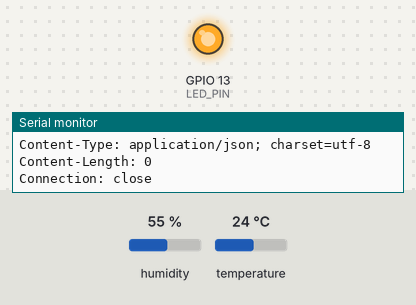
Bench run of a sketch on a simulated ESP32. Parts: output pins drawn as LEDs (lit = HIGH), the last lines printed to the serial monitor. Inputs (shaded band) come from the test bench; at power-on: humidity 55 %, temperature 24 °C. WiFi joins after 1.5 s; servers stay silent unless stated; uploads are accepted with an empty reply.

Above: at 2.7 s.
At 13.4 s:
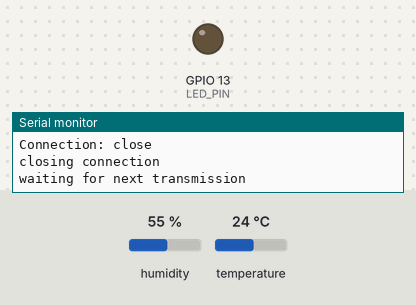
Timing chart, 0 to 29.8 s (numbered marks = the images above):
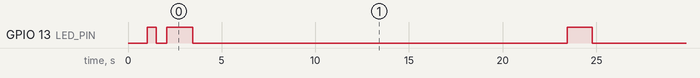

Measured:
- by itself, GPIO 13 (LED_PIN): repeats every 21.4 s: HIGH 1.4 s, LOW 20.0 s

The sketch:

datalogger_test.ino
```cpp
// Visual Micro is in vMicro>General>Tutorial Mode
//
/*
    Name:       datalogger_test.ino
    Created:	1/6/2022 4:43:21 PM
    Author:     KERECIS\bkr
*/

// Define User Types below here or use a .h file
//
#include <WiFi.h>
#include <Adafruit_Sensor.h>
#include <DHT.h>
#include <DHT_U.h>


// Network information
const char* ssid = "kerecis_staff";
const char* password = "0xt38Rpz71uiXG1qAFBTx126hNviS";

const char* server = "192.168.22.29";
const int hostPort = 80;


#define BUTTON_PIN  0
#define LED_PIN     13
#define DHTPIN      A0     // Digital pin connected to the DHT sensor


#define DHTTYPE    DHT22     // DHT 22 (AM2302)
DHT_Unified dht(DHTPIN, DHTTYPE);
uint32_t delayMS;

float Temp = 0.00, Humid = 0.00;


// functions
void connectToWiFi(const char* ssid, const char* pwd);
void requestURL(const char* host, uint8_t port);
void printLine();


void setup()
{
    Serial.begin(9600);
    pinMode(BUTTON_PIN, INPUT_PULLUP);
    pinMode(LED_PIN, OUTPUT);
    delay(500);
    // Connect to the WiFi network (see function below loop)
    connectToWiFi(ssid, password);

    digitalWrite(LED_PIN, LOW); // LED off
    Serial.print("Press button 0 to connect to ");
    Serial.println(server);

    dht.begin();
    sensor_t sensor;
    dht.temperature().getSensor(&sensor);
    delayMS = sensor.min_delay / 100;
}


void loop()
{
    sensors_event_t event;
    dht.temperature().getEvent(&event);
    if (isnan(event.temperature))   {
        // send error message
        Serial.println("temp error\n");
    }
    else {
        // send temperature -> event.temperature
        Temp = event.temperature;
    }
    dht.humidity().getEvent(&event);
    if (isnan(event.relative_humidity)) {
        // send error message
        Serial.println("humid error\n");
    }
    else {
        // send humidity -> event.relative_humidity
        Serial.print("\t");
        Humid = event.relative_humidity;
    }
    Serial.println("Sending T & H");
    Serial.print(Temp);
    Serial.print(" ,  ");
    Serial.println(Humid);
    digitalWrite(LED_PIN, HIGH); // Turn on LED
    requestURL(server, hostPort);
    digitalWrite(LED_PIN, LOW); // Turn off LED

    Serial.println("waiting for next transmission");
    delay(delayMS);


}

void connectToWiFi(const char* ssid, const char* pwd)
{
    int ledState = 0;

    printLine();
    Serial.println("Connecting to WiFi network: " + String(ssid));

    WiFi.begin(ssid, pwd);

    while (WiFi.status() != WL_CONNECTED)
    {
        // Blink LED while we're connecting:
        digitalWrite(LED_PIN, ledState);
        ledState = (ledState + 1) % 2; // Flip ledState
        delay(500);
        Serial.print(".");
    }

    Serial.println();
    Serial.println("WiFi connected!");
    Serial.print("IP address: ");
    Serial.println(WiFi.localIP());
}

void requestURL(const char* host, uint8_t port)
{
    printLine();
    Serial.println("Connecting to domain: " + String(host));

    // Use WiFiClient class to create TCP connections
    WiFiClient client;
    if (!client.connect(host, port))
    {
        Serial.println("connection failed");
        return;
    }
    Serial.println("Connected!");
    printLine();

    // This will send the request to the server
    client.print((String)"GET /DataSave.asmx/SaveSensorData?" +
        "value=100&value=" +
        String(Humid) + "&value=Rh HTTP/1.1\r\n" +
        "Host: " + String(host) + "\r\n" +
        "Connection: close\r\n\r\n");
    unsigned long timeout = millis();
    while (client.available() == 0)
    {
        if (millis() - timeout > 5000)
        {
            Serial.println(">>> Client Timeout !");
            client.stop();
            return;
        }
    }

    // Read all the lines of the reply from server and print them to Serial
    while (client.available())
    {
        String line = client.readStringUntil('\r');
        Serial.print(line);
    }

    Serial.println();
    Serial.println("closing connection");
    client.stop();
}

void printLine()
{
    Serial.println();
    for (int i = 0; i < 30; i++)
        Serial.print("-");
    Serial.println();
}
```
